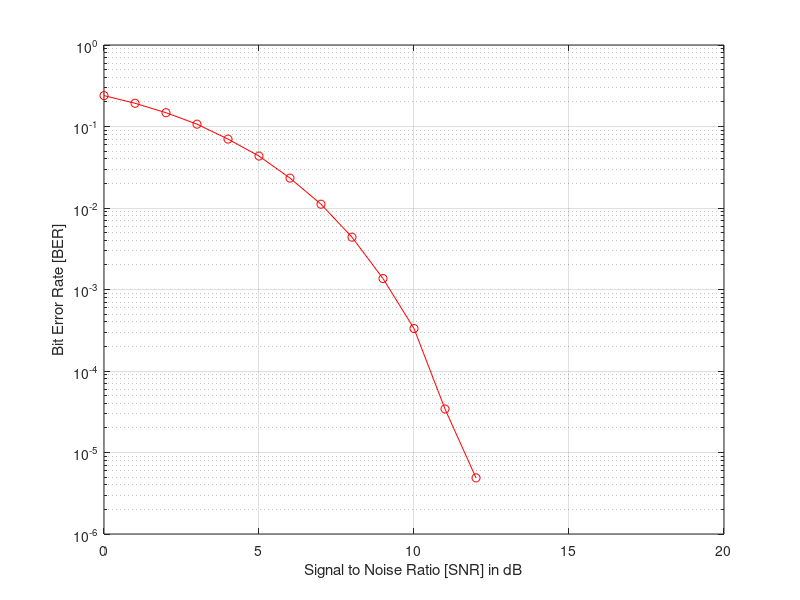

The MATLAB source for this figure:
%%------------------------------------------------------------------------------------------------------------%%
% Eng.Mahmoud Aldababseh
% Research and Teaching assistant in Al-Quds University in Palestine
% eng.mahmoud_87@hotmail.comm
%%------------------------------------------------------------------------------------------------------------%%
% This code show BER vs SNR for OFDM under AWGN condition
%%------------------------------------------------------------------------------------------------------------%%
    clear all
    clc
% Initialization
    M  = 2048;            % Number of subchannels
    Guard_Interval = M/4;% Guard interval length
    q  = 4;              % Modulation level
    nloop = 100;          % Number of iteration  
    SNR= 0:20;           % signal to noise ratio vector in dB
    Rate0= zeros(1, length(SNR)); % initializing bit error rate
%%
for( snr = 1 : length(SNR))
    snr
    for(i = 1 : nloop) 
%% Transmitter
        %% Data generation
            Data_In = randi(q-1, M, 1);
        %% Modualtion
            Data_Mod = qammod(Data_In,q);
        %% IFFT
            Data_IFFT = ifft(Data_Mod,M);
        %% Guard interval insertion
            Data_Guard = [Data_IFFT(M- Guard_Interval + 1 : M);Data_IFFT];
        %% P/S conversion
        [a b]=size(Data_Guard);
        Data_Tx=reshape(Data_Guard,a*b,1);
%% Channel Effect
        %% AWGN 
        Data_Noise = awgn(Data_Tx,snr,'measured');
        % signal_in_dB=10*log10(std(Data_Tx)^2);
    %noise_in_dB=signal_in_dB-SNR(snr); 
    %noise=(10^(noise_in_dB/10)^(1/2))*randn(size( Data_Tx, 1),size( Data_Tx, 2)); 
    %Data_Noise=Data_Tx+noise;
%% Receiver
        %% S/P conversion
        Data_Rx=reshape(Data_Noise,a,b);
        %% Guard interval removal
        Data_Removeal_Gaurd  = Data_Rx(Guard_Interval+1:M+Guard_Interval);
        %% FFT
         Data_FFT   = fft(Data_Removeal_Gaurd,M);
        %% Demodualtion
        Data_Out   = qamdemod(Data_FFT,q);
%% BER
        % 
        [nErr rate0] = symerr(Data_Out,Data_In);
        Rate0(snr)= Rate0(snr) + rate0;
    end
        Rate0(snr)= Rate0(snr)/nloop;
end

hf = figure;
semilogy(SNR,Rate0,'r-o')
hold on
xlabel('Signal to Noise Ratio [SNR] in dB');
ylabel('Bit Error Rate [BER]')
grid on
